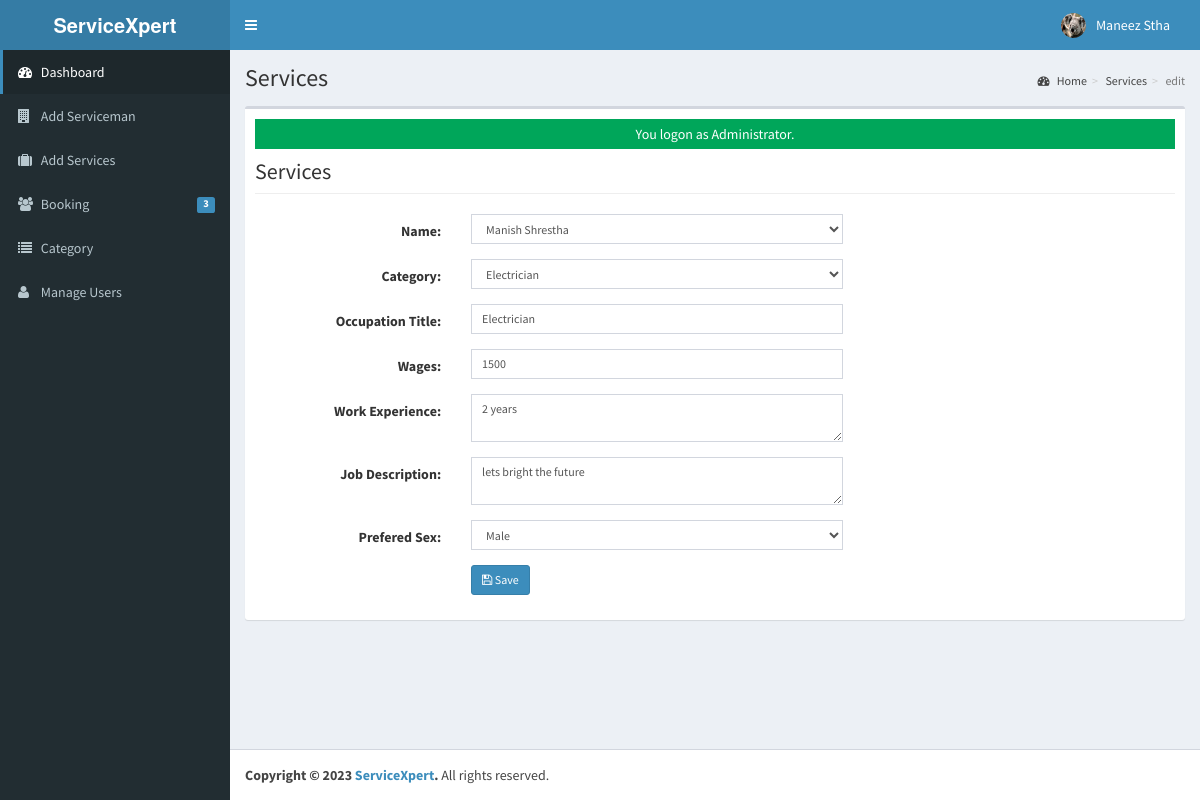
The page /admin/services/index.php?view=edit&id=3 (signed in) on the database its author committed.
### tables this page shows
CREATE TABLE `tblusers` (
  `USERID` varchar(30) NOT NULL,
  `FULLNAME` varchar(40) NOT NULL,
  `USERNAME` varchar(90) NOT NULL,
  `PASS` varchar(90) NOT NULL,
  `ROLE` varchar(30) NOT NULL,
  `PICLOCATION` varchar(255) NOT NULL
);

CREATE TABLE `tbljob` (
  `JOBID` int(11) NOT NULL,
  `COMPANYID` int(11) NOT NULL,
  `CATEGORY` varchar(250) NOT NULL,
  `OCCUPATIONTITLE` varchar(90) NOT NULL,
  `REQ_NO_EMPLOYEES` int(11) NOT NULL,
  `SALARIES` double NOT NULL,
  `DURATION_EMPLOYEMENT` varchar(90) NOT NULL,
  `QUALIFICATION_WORKEXPERIENCE` text NOT NULL,
  `JOBDESCRIPTION` text NOT NULL,
  `PREFEREDSEX` varchar(30) NOT NULL,
  `SECTOR_VACANCY` text NOT NULL,
  `JOBSTATUS` varchar(90) NOT NULL,
  `DATEPOSTED` datetime NOT NULL
);

### admin/services/index.php (called while the page is built, shortened)
<?php
require_once("../../include/initialize.php");
$title="Services";
require_once ("../theme/templates.php");
?>

### include/database.php (called while the page is built, shortened)
<?php
class Database {
	var $sql_string = '';
	private $conn;
	public function open_connection() {
		$this->conn = mysqli_connect(server,user,pass);
		if(!$this->conn){
			echo "Problem in database connection! Contact administrator!";
			exit();
		}else{
			$db_select = mysqli_select_db($this->conn,database_name);
		}
	}
	function setQuery($sql='') {
		$this->sql_string=$sql;
	}
	function executeQuery() {
		$result = mysqli_query($this->conn,$this->sql_string);
		return $result;
	}
	private function confirm_query($result) {
		return $result;
	}
	function loadResultList( $key='' ) {
		$cur = $this->executeQuery();
		$array = array();
		while ($row = mysqli_fetch_object($cur)) {
			if ($key) {
				$array[$row->$key] = $row;
			} else {
				$array[] = $row;
			}
		}
		return $array;
	}
	function loadSingleResult() {
		$cur = $this->executeQuery();
		while ($row = mysqli_fetch_object($cur)) {
		return $data = $row;
		}
	}
}
$mydb = new Database();
?>

### include/accounts.php (called while the page is built, shortened)
<?php
require_once(LIB_PATH.DS.'database.php');
class User {
	protected static  $tblname = "tblusers";
	function single_user($id=""){
			global $mydb;
			$mydb->setQuery("SELECT * FROM ".self::$tblname."
				Where USERID= '{$id}' LIMIT 1");
			$cur = $mydb->loadSingleResult();
			return $cur;
	}
}
?>

### include/function.php (called while the page is built, shortened)
<?php
function currentpage(){
		$this_page = $_SERVER['SCRIPT_NAME'];
	    $bits = explode('/',$this_page);
		 return $bits[3];
	}
		?>

### include/job.php (called while the page is built, shortened)
<?php
require_once(LIB_PATH.DS.'database.php');
class Jobs {
	protected static  $tblname = "tbljob";
	function single_job($id=""){
			global $mydb;
			$mydb->setQuery("SELECT * FROM ".self::$tblname."
				Where JOBID= '{$id}' LIMIT 1");
			$cur = $mydb->loadSingleResult();
			return $cur;
	}
}
?>

### admin/services/edit.php (the view, shortened to what this page needs)
<?php
  $jobid = $_GET['id'];
  $job = New Jobs();
  $res = $job->single_job($jobid);
?>
<form class="form-horizontal span6" action="controller.php?action=edit" method="POST">
  <div class="row">
                   <div class="col-lg-12">
                      <h1 class="page-header">Services</h1>
                    </div>
                 </div>
                 <div class="form-group">
                    <div class="col-md-8">
                      <label class="col-md-4 control-label" for=
                      "COMPANYNAME"> Name:</label>
                      <div class="col-md-8">
                        <select class="form-control input-sm" id="COMPANYID" name="COMPANYID">
                          <?php
                            $sql ="Select * From tblcompany WHERE COMPANYID=".$res->COMPANYID;
                            $mydb->setQuery($sql);
                            $result  = $mydb->loadResultList();
                            foreach ($result as $row) {
                              echo '<option SELECTED value='.$row->COMPANYID.'>'.$row->COMPANYNAME.'</option>';
                            }
                            $sql ="Select * From tblcompany WHERE COMPANYID!=".$res->COMPANYID;
                            $mydb->setQuery($sql);
                          ?>
                        </select>
                      </div>
                    </div>
                  </div>
                  <div class="form-group">
                    <div class="col-md-8">
                      <label class="col-md-4 control-label" for=
                      "CATEGORY">Category:</label>
                      <div class="col-md-8">
                        <select class="form-control input-sm" id="CATEGORY" name="CATEGORY">
                          <?php
                            $sql ="SELECT * FROM `tblcategory` WHERE CATEGORY='".$res->CATEGORY."'";
                            $mydb->setQuery($sql);
                            $cur  = $mydb->loadResultList();
                            foreach ($cur as $result) {
                              echo '<option SELECTED value='.$result->CATEGORYID.'>'.$result->CATEGORY.'</option>';
                            }
                          ?>
                        </select>
                      </div>
                    </div>
                  </div>
                  <div class="form-group">
                    <div class="col-md-8">
                      <label class="col-md-4 control-label" for=
                      "OCCUPATIONTITLE">Occupation Title:</label>
                      <div class="col-md-8">
                         <input class="form-control input-sm" id="OCCUPATIONTITLE" name="OCCUPATIONTITLE" placeholder="Occupation Title"   autocomplete="none" value="<?php echo $res->OCCUPATIONTITLE; ?>"/>
                      </div>
                    </div>
                  </div>
                  <div class="form-group">
                    <div class="col-md-8">
                      <label class="col-md-4 control-label" for=
                      "SALARIES">Wages:</label>
                      <div class="col-md-8">
                         <input class="form-control input-sm" id="SALARIES" name="SALARIES" placeholder="Salary"   autocomplete="none" value="<?php echo $res->SALARIES ?>"/>
                      </div>
                    </div>
                  </div>
                  <div class="form-group">
                    <div class="col-md-8">
                      <label class="col-md-4 control-label" for=
                      "QUALIFICATION_WORKEXPERIENCE">Work Experience:</label>
                      <div class="col-md-8">
                        <textarea class="form-control input-sm" id="QUALIFICATION_WORKEXPERIENCE" name="QUALIFICATION_WORKEXPERIENCE" placeholder="Qualification/Work Experience"   autocomplete="none" ><?php echo $res->QUALIFICATION_WORKEXPERIENCE ?></textarea>
                      </div>
                    </div>
                  </div>
                  <div class="form-group">
                    <div class="col-md-8">
                      <label class="col-md-4 control-label" for=
                      "JOBDESCRIPTION">Job Description:</label>
                      <div class="col-md-8">
                        <textarea class="form-control input-sm" id="JOBDESCRIPTION" name="JOBDESCRIPTION" placeholder="Job Description"   autocomplete="none"><?php echo $res->JOBDESCRIPTION ?></textarea>
                      </div>
                    </div>
                  </div>
                 <div class="form-group">
                    <div class="col-md-8">
                      <label class="col-md-4 control-label" for=
                      "PREFEREDSEX">Prefered Sex:</label>
                      <div class="col-md-8">
                          <select class="form-control input-sm" id="PREFEREDSEX" name="PREFEREDSEX">
                           <option <?php echo ($res->PREFEREDSEX=='Male') ? "SELECTED" :"" ?>>Male</option>
                        </select>
                      </div>
                    </div>
                  </div>
                  <div class="form-group">
                    <div class="col-md-8">
                      <label class="col-md-4 control-label" for=
                      "idno"></label>
                      <div class="col-md-8">
                         <button class="btn btn-primary btn-sm" name="save" type="submit" ><span class="fa fa-save fw-fa"></span> Save</button>
                     </div>
                    </div>
                  </div>
</form>

### admin/theme/templates.php (shortened to what this page needs)
<!DOCTYPE html>
<html>
    <head>
        <link rel="stylesheet" href="<?php echo web_root;?>bootstrap/css/bootstrap.min.css">
        <link rel="stylesheet" href="<?php echo web_root;?>plugins/font-awesome/css/font-awesome.min.css">
        <link rel="stylesheet" href="<?php echo web_root;?>dist/css/AdminLTE.min.css">
        <link rel="stylesheet" href="<?php echo web_root;?>dist/css/skins/_all-skins.min.css">
        <link rel="stylesheet" href="<?php echo web_root;?>plugins/iCheck/flat/blue.css">
        <link rel="stylesheet" href="<?php echo web_root;?>plugins/morris/morris.css">
        <link rel="stylesheet" href="<?php echo web_root;?>plugins/jvectormap/jquery-jvectormap-1.2.2.css">
        <link href="<?php echo web_root; ?>plugins/datepicker/bootstrap-datetimepicker.min.css" rel="stylesheet" media="screen">
        <link rel="stylesheet" href="<?php echo web_root;?>plugins/dataTables/jquery.dataTables.min.css">
        <link rel="stylesheet" href="<?php echo web_root;?>plugins/bootstrap-wysihtml5/bootstrap3-wysihtml5.min.css">
    </head>
 <body class="hold-transition skin-blue fixed sidebar-mini">
<div class="wrapper">
  <header class="main-header">
    <a href="<?php echo web_root;?>/admin/" class="logo">
      <span class="logo-lg"><b>ServiceXpert</b></span>
    </a>
    <nav class="navbar navbar-static-top" role="navigation">
      <a href="#" class="sidebar-toggle" data-toggle="offcanvas" role="button">
      </a>
      <div class="navbar-custom-menu">
        <ul class="nav navbar-nav">
          <?php
              $user = New User();
              $singleuser = $user->single_user($_SESSION['ADMIN_USERID']);
          ?>
          <li class="dropdown user user-menu" style="padding-right: 15px;"  >
            <a href="#" class="dropdown-toggle" data-toggle="dropdown">
              <img src="<?php echo web_root.'admin/user/'. $singleuser->PICLOCATION;?>" class="user-image" alt="User Image">
              <span class="hidden-xs"><?php echo $singleuser->FULLNAME; ?></span>
            </a>
          </li>
        </ul>
      </div>
    </nav>
  </header>
  <aside class="main-sidebar">
    <section class="sidebar">
      <ul class="sidebar-menu">
        <li  class="<?php echo (currentpage() == 'index.php') ? "active" : false;?>" >
          <a href="<?php echo web_root ;?>admin/">
            <i class="fa fa-dashboard"></i> <span>Dashboard</span>
          </a>
        </li>
        <li class="<?php echo (currentpage() == 'serviceman') ? "active" : false;?>" >
          <a href="<?php echo web_root ;?>admin/serviceman/">
            <i class="fa fa-building"></i> <span>Add Serviceman</span>
          </a>
        </li>
        <li class="<?php echo (currentpage() == 'services') ? "active" : false;?>" >
          <a href="<?php echo web_root ;?>admin/services/">
            <i class="fa fa-suitcase"></i> <span>  Add Services</span>
          </a>
        </li>
        <li class="<?php echo (currentpage() == 'applicants') ? "active" : false;?>" >
          <a href="<?php echo web_root ;?>admin/applicants/">
            <i class="fa fa-users"></i> <span>Booking</span>
            <span class="label label-primary pull-right">
              <?php
                $sql = "SELECT count(*) as 'APPL' FROM `tbljobregistration` WHERE `PENDINGAPPLICATION`=1";
                $mydb->setQuery($sql);
                $pending = $mydb->loadSingleResult();
                echo $pending->APPL;
              ?>
            </span>
          </a>
        </li>
        <li class="<?php echo (currentpage() == 'category') ? "active" : false;?>" >
          <a href="<?php echo web_root ;?>admin/category/">
            <i class="fa fa-list"></i> <span>Category</span>
          </a>
        </li>
         <li class="<?php echo (currentpage() == 'user') ? "active" : false;?>">
          <a href="<?php echo web_root; ?>admin/user/">
            <i class="fa fa-user"></i> <span>Manage Users</span> </a>
        </li>
      </ul>
    </section>
  </aside>
  <div class="content-wrapper">
  <section class="content-header">
      <h1>
        <?php echo isset($title) ? $title : ''; ?>
      </h1>
      <ol class="breadcrumb">
        <?php
          if ($title!='Home') {
            $active_title = '';
            if (isset($_GET['view'])) {
              $active_title = '<li class='.$active_title.'><a href="index.php">'.$title.'</a></li>';
            }else{
              $active_title = '<li class='.$active_title.'>'.$title.'</li>';
            }
            echo '<li><a href='.web_root.'admin/><i class="fa fa-dashboard"></i> Home</a></li>';
            echo  $active_title;
            echo  isset($_GET['view']) ? '<li class="active">'.$_GET['view'].'</li>' : '';
          }
        ?>
      </ol>
    </section>
         <section class="content">
          <div class="row">
            <div class="col-xs-12">
              <div class="box">
                <div class="box-body">
              <?php
               require_once $content;
               ?>
             </div>
             </div>
           </div>
         </div>
         </section>
 </div>
  <footer class="main-footer">
    <strong>Copyright &copy; 2023 <a href="#">ServiceXpert</a>.</strong> All rights
    reserved.
  </footer>
    </body>
</html>

### rows shown on the page
tblusers: PICLOCATION (picture), FULLNAME "Maneez Stha"
tbljob: OCCUPATIONTITLE "Electrician", SALARIES "1500", QUALIFICATION_WORKEXPERIENCE "2 years", JOBDESCRIPTION "lets bright the future"

### other values the page prints
$pending->APPL "3"
$title "Services"
$_GET['view'] "edit"
$_SESSION['message'] "You logon as Administrator."
form field COMPANYID "Manish Shrestha"
form field CATEGORY "Electrician"
